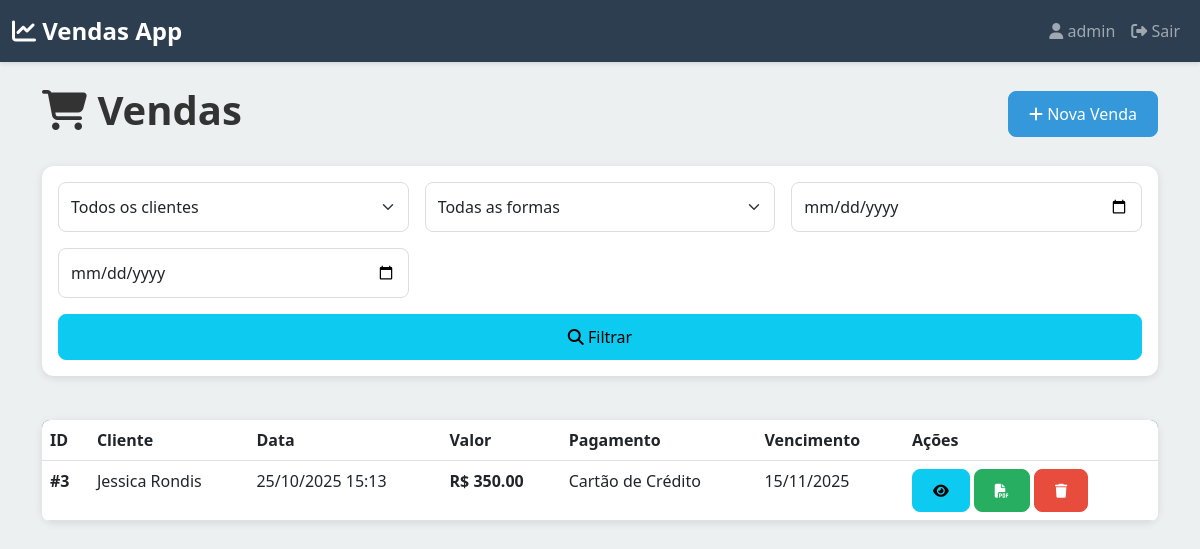
Page /vendas/ (signed in) on the committed database.
### vendas/models.py (models this page shows, shortened)
class Sale(models.Model):
    FORMA_PAGAMENTO_CHOICES = [
        ('dinheiro', 'Dinheiro'),
        ('cartao_credito', 'Cartão de Crédito'),
        ('cartao_debito', 'Cartão de Débito'),
        ('boleto', 'Boleto'),
        ('pix', 'PIX'),
        ('cheque', 'Cheque'),
        ('outro', 'Outro'),
    ]
    usuario = models.ForeignKey(
        User,
        on_delete=models.CASCADE,
        related_name='vendas',
        help_text="Usuário proprietário da venda"
    )
    cliente = models.ForeignKey(
        Client,
        on_delete=models.CASCADE,
        related_name='vendas',
        help_text="Cliente da venda"
    )
    data_venda = models.DateTimeField(
        auto_now_add=True,
        help_text="Data e hora da venda"
    )
    valor_total = models.DecimalField(
        max_digits=12,
        decimal_places=2,
        default=0,
        help_text="Valor total da venda"
    )
    forma_pagamento = models.CharField(
        max_length=20,
        choices=FORMA_PAGAMENTO_CHOICES,
        default='dinheiro',
        help_text="Forma de pagamento"
    )
    data_vencimento = models.DateField(
        help_text="Data de vencimento do pagamento"
    )
    observacoes = models.TextField(
        blank=True,
        null=True,
        help_text="Observações sobre a venda"
    )
    criado_em = models.DateTimeField(auto_now_add=True)
    atualizado_em = models.DateTimeField(auto_now=True)
    class Meta:
        verbose_name = "Venda"
        verbose_name_plural = "Vendas"
        ordering = ['-data_venda']

class Client(models.Model):
    usuario = models.ForeignKey(
        User,
        on_delete=models.CASCADE,
        related_name='clientes',
        help_text="Usuário proprietário do cliente"
    )
    nome = models.CharField(
        max_length=200,
        help_text="Nome completo do cliente"
    )
    email = models.EmailField(
        blank=True,
        null=True,
        help_text="Email do cliente"
    )
    telefone = models.CharField(
        max_length=20,
        blank=True,
        null=True,
        help_text="Telefone do cliente"
    )
    cpf_cnpj = models.CharField(
        max_length=20,
        blank=True,
        null=True,
        help_text="CPF ou CNPJ do cliente"
    )
    endereco = models.CharField(
        max_length=300,
        blank=True,
        null=True,
        help_text="Endereço do cliente"
    )
    cidade = models.CharField(
        max_length=100,
        blank=True,
        null=True,
        help_text="Cidade do cliente"
    )
    estado = models.CharField(
        max_length=2,
        blank=True,
        null=True,
        help_text="Estado (UF) do cliente"
    )
    cep = models.CharField(
        max_length=10,
        blank=True,
        null=True,
        help_text="CEP do cliente"
    )
    ativo = models.BooleanField(
        default=True,
        help_text="Se o cliente está ativo"
    )
    criado_em = models.DateTimeField(auto_now_add=True)
    atualizado_em = models.DateTimeField(auto_now=True)
    class Meta:
        verbose_name = "Cliente"
        verbose_name_plural = "Clientes"
        ordering = ['-criado_em']
        unique_together = ('usuario', 'nome')

### vendas/views.py (the view)
# urls.py: path('vendas/', views.vendas_list, name='vendas_list'),
@login_required(login_url='vendas:login')
def vendas_list(request):
    usuario = request.user
    vendas = Sale.objects.filter(usuario=usuario).order_by('-data_venda')
    cliente_id = request.GET.get('cliente', '')
    if cliente_id:
        vendas = vendas.filter(cliente_id=cliente_id)
    forma_pagamento = request.GET.get('forma_pagamento', '')
    if forma_pagamento:
        vendas = vendas.filter(forma_pagamento=forma_pagamento)
    data_inicio = request.GET.get('data_inicio', '')
    data_fim = request.GET.get('data_fim', '')
    if data_inicio:
        try:
            data_inicio_obj = timezone.datetime.strptime(data_inicio, '%Y-%m-%d').date()
            vendas = vendas.filter(data_venda__date__gte=data_inicio_obj)
        except:
            pass
    if data_fim:
        try:
            data_fim_obj = timezone.datetime.strptime(data_fim, '%Y-%m-%d').date()
            vendas = vendas.filter(data_venda__date__lte=data_fim_obj)
        except:
            pass
    clientes = Client.objects.filter(usuario=usuario, ativo=True)
    total_vendas = vendas.count()
    valor_total = vendas.aggregate(Sum('valor_total'))['valor_total__sum'] or 0
    contexto = {
        'vendas': vendas,
        'total_vendas': total_vendas,
        'valor_total': valor_total,
        'cliente_filtro': cliente_id,
        'forma_pagamento_filtro': forma_pagamento,
        'data_inicio': data_inicio,
        'data_fim': data_fim,
        'clientes': clientes,
        'formas_pagamento': Sale.FORMA_PAGAMENTO_CHOICES,
    }
    return render(request, 'vendas/vendas/list.html', contexto)

### templates/vendas/vendas/list.html (shortened to what this page needs)
{% extends 'base.html' %}
{% block content %}
<div class="row mt-4">
    <div class="col-12 mb-4">
        <div class="d-flex justify-content-between align-items-center">
            <div>
                <h1 class="fw-bold">
                    <i class="fas fa-shopping-cart"></i> Vendas
                </h1>
            </div>
            <a href="{% url 'vendas:venda_create' %}" class="btn btn-primary">
                <i class="fas fa-plus"></i> Nova Venda
            </a>
        </div>
    </div>
</div>
<div class="row mb-4">
    <div class="col-12">
        <div class="card">
            <div class="card-body">
                <form method="GET" action="{% url 'vendas:vendas_list' %}" class="row g-3">
                    <div class="col-12 col-md-4">
                        <select class="form-select" name="cliente">
                            <option value="">Todos os clientes</option>
                        </select>
                    </div>
                    <div class="col-12 col-md-4">
                        <select class="form-select" name="forma_pagamento">
                            <option value="">Todas as formas</option>
                        </select>
                    </div>
                    <div class="col-12 col-md-4">
                        <input
                            type="date"
                            class="form-control"
                            name="data_inicio"
                            value="{{ data_inicio }}"
                        >
                    </div>
                    <div class="col-12 col-md-4">
                        <input
                            type="date"
                            class="form-control"
                            name="data_fim"
                            value="{{ data_fim }}"
                        >
                    </div>
                    <div class="col-12">
                        <button type="submit" class="btn btn-info w-100">
                            <i class="fas fa-search"></i> Filtrar
                        </button>
                    </div>
                </form>
            </div>
        </div>
    </div>
</div>
<div class="row">
    <div class="col-12">
        {% if vendas %}
            <div class="d-none d-md-block">
                <div class="card">
                    <div class="table-responsive">
                        <table class="table table-hover mb-0">
                            <thead>
                                <tr>
                                    <th>ID</th>
                                    <th>Cliente</th>
                                    <th>Data</th>
                                    <th>Valor</th>
                                    <th>Pagamento</th>
                                    <th>Vencimento</th>
                                    <th>Ações</th>
                                </tr>
                            </thead>
                            <tbody>
                                {% for venda in vendas %}
                                <tr>
                                    <td>
                                        <strong>#{{ venda.id }}</strong>
                                    </td>
                                    <td>{{ venda.cliente.nome }}</td>
                                    <td>{{ venda.data_venda|date:"d/m/Y H:i" }}</td>
                                    <td>
                                        <strong>R$ {{ venda.valor_total|floatformat:2 }}</strong>
                                    </td>
                                    <td>{{ venda.get_forma_pagamento_display }}</td>
                                    <td>{{ venda.data_vencimento|date:"d/m/Y" }}</td>
                                    <td>
                                        <a href="{% url 'vendas:venda_detail' venda.pk %}"
                                           class="btn btn-sm btn-info" title="Visualizar">
                                            <i class="fas fa-eye"></i>
                                        </a>
                                        <a href="{% url 'vendas:venda_gerar_pdf' venda.pk %}"
                                           class="btn btn-sm btn-success" title="PDF">
                                            <i class="fas fa-file-pdf"></i>
                                        </a>
                                        <a href="{% url 'vendas:venda_delete' venda.pk %}"
                                           class="btn btn-sm btn-danger" title="Deletar">
                                            <i class="fas fa-trash"></i>
                                        </a>
                                    </td>
                                </tr>
                                {% endfor %}
                            </tbody>
                        </table>
                    </div>
                </div>
            </div>
        {% endif %}
    </div>
</div>
{% endblock %}

### templates/base.html (shortened to what this page needs)
<!DOCTYPE html>
<html lang="pt-BR">
<head>
    <link href="https://cdn.jsdelivr.net/npm/bootstrap@5.3.0/dist/css/bootstrap.min.css" rel="stylesheet">
    <link rel="stylesheet" href="https://cdnjs.cloudflare.com/ajax/libs/font-awesome/6.4.0/css/all.min.css">
</head>
<body>
    {% if user.is_authenticated %}
    <nav class="navbar navbar-expand-lg navbar-dark">
        <div class="container-fluid">
            <a class="navbar-brand" href="{% url 'vendas:home' %}">
                <i class="fas fa-chart-line"></i> Vendas App
            </a>
            <div class="collapse navbar-collapse" id="navbarNav">
                <ul class="navbar-nav ms-auto">
                    <li class="nav-item">
                        <span class="nav-link">
                            <i class="fas fa-user"></i> {{ user.first_name|default:user.username }}
                        </span>
                    </li>
                    <li class="nav-item">
                        <a class="nav-link" href="{% url 'vendas:logout' %}">
                            <i class="fas fa-sign-out-alt"></i> Sair
                        </a>
                    </li>
                </ul>
            </div>
        </div>
    </nav>
    {% endif %}
    <div class="main-container">
        <div class="container">
            {% block content %}{% endblock %}
        </div>
    </div>
</body>
</html>

### templates/base.html (style rules this page uses)
:root { --primary-color: #2c3e50; --secondary-color: #3498db; --success-color: #27ae60; --danger-color: #e74c3c; --warning-color: #f39c12; --light-bg: #ecf0f1; }
* { margin: 0; padding: 0; box-sizing: border-box; }
body { font-family: 'Segoe UI', Tahoma, Geneva, Verdana, sans-serif; background-color: var(--light-bg); color: #333; }
.navbar { background-color: var(--primary-color); box-shadow: 0 2px 4px rgba(0, 0, 0, 0.1); }
.navbar-brand { font-weight: bold; font-size: 1.5rem; }
.main-container { min-height: 100vh; padding-bottom: 80px; }
.card { border: none; border-radius: 12px; box-shadow: 0 2px 8px rgba(0, 0, 0, 0.1); margin-bottom: 20px; }
.btn { border-radius: 8px; font-weight: 500; padding: 10px 20px; transition: all 0.3s ease; }
.btn-primary { background-color: var(--secondary-color); border-color: var(--secondary-color); }
.btn-success { background-color: var(--success-color); border-color: var(--success-color); }
.btn-danger { background-color: var(--danger-color); border-color: var(--danger-color); }
.form-control, .form-select { border-radius: 8px; border: 1px solid #ddd; padding: 12px; font-size: 1rem; }
.table { background-color: white; border-radius: 8px; overflow: hidden; }
.table thead { background-color: var(--primary-color); color: white; }

### rows in the picture
Sale: id "3", cliente.nome "Jessica Rondis", data_venda "25/10/2025 15:13", valor_total "350.00", forma_pagamento "Cartão de Crédito", data_vencimento "15/11/2025"

### other values in the picture
{{ user.first_name|default:user.username }} "admin"
